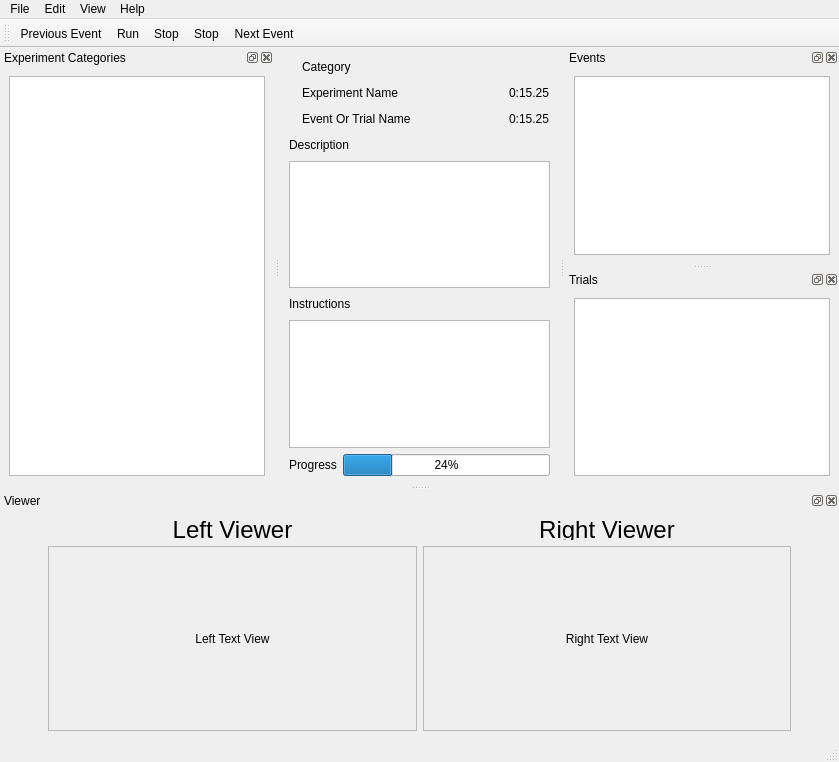
<?xml version="1.0" encoding="UTF-8"?>
<ui version="4.0">
 <class>MainWindow</class>
 <widget class="QMainWindow" name="MainWindow">
  <property name="geometry">
   <rect>
    <x>0</x>
    <y>0</y>
    <width>839</width>
    <height>762</height>
   </rect>
  </property>
  <property name="windowTitle">
   <string>MainWindow</string>
  </property>
  <widget class="QWidget" name="centralwidget">
   <layout class="QVBoxLayout" name="verticalLayout_10">
    <item>
     <layout class="QVBoxLayout" name="verticalLayout_6">
      <item>
       <layout class="QHBoxLayout" name="horizontalLayout_4">
        <item>
         <widget class="QLabel" name="experimentIcon">
          <property name="text">
           <string/>
          </property>
          <property name="pixmap">
           <pixmap resource="../Resources/icons.qrc">:/other/images/other/Nuvola_apps_edu_science.png</pixmap>
          </property>
          <property name="scaledContents">
           <bool>true</bool>
          </property>
         </widget>
        </item>
        <item>
         <layout class="QVBoxLayout" name="verticalLayout_3">
          <item>
           <layout class="QHBoxLayout" name="horizontalLayout">
            <item>
             <widget class="QLabel" name="categoryNameLabel">
              <property name="text">
               <string>Category</string>
              </property>
             </widget>
            </item>
            <item>
             <spacer name="horizontalSpacer_3">
              <property name="orientation">
               <enum>Qt::Horizontal</enum>
              </property>
              <property name="sizeHint" stdset="0">
               <size>
                <width>40</width>
                <height>20</height>
               </size>
              </property>
             </spacer>
            </item>
           </layout>
          </item>
          <item>
           <layout class="QHBoxLayout" name="horizontalLayout_2">
            <item>
             <widget class="QLabel" name="experimentNameLabel">
              <property name="text">
               <string>Experiment Name</string>
              </property>
             </widget>
            </item>
            <item>
             <spacer name="horizontalSpacer">
              <property name="orientation">
               <enum>Qt::Horizontal</enum>
              </property>
              <property name="sizeHint" stdset="0">
               <size>
                <width>40</width>
                <height>20</height>
               </size>
              </property>
             </spacer>
            </item>
            <item>
             <widget class="QLabel" name="experimentDuration">
              <property name="text">
               <string>0:15.25</string>
              </property>
             </widget>
            </item>
           </layout>
          </item>
          <item>
           <layout class="QHBoxLayout" name="horizontalLayout_3">
            <item>
             <widget class="QLabel" name="eventNameLabel">
              <property name="text">
               <string>Event Or Trial Name</string>
              </property>
             </widget>
            </item>
            <item>
             <spacer name="horizontalSpacer_2">
              <property name="orientation">
               <enum>Qt::Horizontal</enum>
              </property>
              <property name="sizeHint" stdset="0">
               <size>
                <width>40</width>
                <height>20</height>
               </size>
              </property>
             </spacer>
            </item>
            <item>
             <widget class="QLabel" name="trialDuration">
              <property name="text">
               <string>0:15.25</string>
              </property>
             </widget>
            </item>
           </layout>
          </item>
         </layout>
        </item>
       </layout>
      </item>
      <item>
       <layout class="QVBoxLayout" name="verticalLayout_5">
        <item>
         <layout class="QHBoxLayout" name="horizontalLayout_5">
          <item>
           <widget class="QLabel" name="descriptionLabel">
            <property name="text">
             <string>Description</string>
            </property>
           </widget>
          </item>
          <item>
           <spacer name="horizontalSpacer_6">
            <property name="orientation">
             <enum>Qt::Horizontal</enum>
            </property>
            <property name="sizeHint" stdset="0">
             <size>
              <width>388</width>
              <height>20</height>
             </size>
            </property>
           </spacer>
          </item>
         </layout>
        </item>
        <item>
         <widget class="QTextEdit" name="experimentDescriptionTextEdit">
          <property name="enabled">
           <bool>true</bool>
          </property>
         </widget>
        </item>
       </layout>
      </item>
      <item>
       <layout class="QVBoxLayout" name="verticalLayout_4">
        <item>
         <layout class="QHBoxLayout" name="horizontalLayout_6">
          <item>
           <widget class="QLabel" name="instructionLabel">
            <property name="text">
             <string>Instructions</string>
            </property>
           </widget>
          </item>
          <item>
           <spacer name="horizontalSpacer_5">
            <property name="orientation">
             <enum>Qt::Horizontal</enum>
            </property>
            <property name="sizeHint" stdset="0">
             <size>
              <width>388</width>
              <height>20</height>
             </size>
            </property>
           </spacer>
          </item>
         </layout>
        </item>
        <item>
         <widget class="QTextEdit" name="experimentInstructionTextEdit">
          <property name="enabled">
           <bool>true</bool>
          </property>
         </widget>
        </item>
       </layout>
      </item>
      <item>
       <layout class="QHBoxLayout" name="horizontalLayout_7">
        <item>
         <widget class="QLabel" name="progressLabel">
          <property name="text">
           <string>Progress</string>
          </property>
         </widget>
        </item>
        <item>
         <widget class="QProgressBar" name="progressBar">
          <property name="value">
           <number>24</number>
          </property>
         </widget>
        </item>
       </layout>
      </item>
     </layout>
    </item>
   </layout>
  </widget>
  <widget class="QMenuBar" name="menubar">
   <property name="geometry">
    <rect>
     <x>0</x>
     <y>0</y>
     <width>839</width>
     <height>22</height>
    </rect>
   </property>
   <widget class="QMenu" name="menuHelp">
    <property name="title">
     <string>Help</string>
    </property>
   </widget>
   <widget class="QMenu" name="menuView">
    <property name="title">
     <string>View</string>
    </property>
    <addaction name="actionToggleExperimentDock"/>
    <addaction name="actionToggleTrialDock"/>
    <addaction name="actionToggleEventDock"/>
    <addaction name="actionToggleViewer"/>
   </widget>
   <widget class="QMenu" name="menuFile">
    <property name="title">
     <string>File</string>
    </property>
    <addaction name="actionNewExperiment"/>
    <addaction name="actionNewTrial"/>
    <addaction name="actionNewEvent"/>
    <addaction name="actionNewAction"/>
   </widget>
   <widget class="QMenu" name="menuEdit">
    <property name="title">
     <string>Edit</string>
    </property>
    <addaction name="actionEditExperiment"/>
    <addaction name="actionEditTrial"/>
    <addaction name="actionEditEvent"/>
    <addaction name="actionEditAction"/>
   </widget>
   <addaction name="menuFile"/>
   <addaction name="menuEdit"/>
   <addaction name="menuView"/>
   <addaction name="menuHelp"/>
  </widget>
  <widget class="QStatusBar" name="statusbar"/>
  <widget class="QToolBar" name="toolBar">
   <property name="windowTitle">
    <string>toolBar</string>
   </property>
   <attribute name="toolBarArea">
    <enum>TopToolBarArea</enum>
   </attribute>
   <attribute name="toolBarBreak">
    <bool>false</bool>
   </attribute>
   <addaction name="actionPreviousEvent"/>
   <addaction name="actionRunExperiment"/>
   <addaction name="actionPauseExperiment"/>
   <addaction name="actionStopExperiment"/>
   <addaction name="actionNextEvent"/>
  </widget>
  <widget class="QDockWidget" name="eventDock">
   <property name="minimumSize">
    <size>
     <width>150</width>
     <height>130</height>
    </size>
   </property>
   <property name="windowTitle">
    <string>Events</string>
   </property>
   <attribute name="dockWidgetArea">
    <number>2</number>
   </attribute>
   <widget class="QWidget" name="dockWidgetContents_9">
    <layout class="QVBoxLayout" name="verticalLayout_7">
     <item>
      <widget class="QListView" name="EventListView"/>
     </item>
    </layout>
   </widget>
  </widget>
  <widget class="QDockWidget" name="experimentDock">
   <property name="minimumSize">
    <size>
     <width>150</width>
     <height>130</height>
    </size>
   </property>
   <property name="windowTitle">
    <string>Experiment Categories</string>
   </property>
   <attribute name="dockWidgetArea">
    <number>1</number>
   </attribute>
   <widget class="QWidget" name="dockWidgetContents">
    <layout class="QVBoxLayout" name="verticalLayout">
     <item>
      <widget class="QTreeView" name="ExperimentList"/>
     </item>
    </layout>
   </widget>
  </widget>
  <widget class="QDockWidget" name="trialDock">
   <property name="enabled">
    <bool>true</bool>
   </property>
   <property name="minimumSize">
    <size>
     <width>150</width>
     <height>130</height>
    </size>
   </property>
   <property name="floating">
    <bool>false</bool>
   </property>
   <property name="windowTitle">
    <string>Trials</string>
   </property>
   <attribute name="dockWidgetArea">
    <number>2</number>
   </attribute>
   <widget class="QWidget" name="dockWidgetContents_10">
    <layout class="QVBoxLayout" name="verticalLayout_2">
     <item>
      <widget class="QListView" name="listView"/>
     </item>
    </layout>
   </widget>
  </widget>
  <widget class="QDockWidget" name="viewerDock">
   <property name="minimumSize">
    <size>
     <width>800</width>
     <height>249</height>
    </size>
   </property>
   <property name="windowTitle">
    <string>Viewer</string>
   </property>
   <attribute name="dockWidgetArea">
    <number>8</number>
   </attribute>
   <widget class="QWidget" name="dockWidgetContents_2">
    <layout class="QHBoxLayout" name="horizontalLayout_9">
     <property name="leftMargin">
      <number>48</number>
     </property>
     <property name="rightMargin">
      <number>48</number>
     </property>
     <item>
      <layout class="QVBoxLayout" name="verticalLayout_9">
       <item>
        <widget class="QLabel" name="leftViewer">
         <property name="maximumSize">
          <size>
           <width>16777215</width>
           <height>21</height>
          </size>
         </property>
         <property name="font">
          <font>
           <pointsize>18</pointsize>
          </font>
         </property>
         <property name="text">
          <string>Left Viewer</string>
         </property>
         <property name="scaledContents">
          <bool>false</bool>
         </property>
         <property name="alignment">
          <set>Qt::AlignCenter</set>
         </property>
        </widget>
       </item>
       <item>
        <widget class="QFrame" name="leftViewerFrame">
         <property name="minimumSize">
          <size>
           <width>160</width>
           <height>160</height>
          </size>
         </property>
         <property name="frameShape">
          <enum>QFrame::StyledPanel</enum>
         </property>
         <property name="frameShadow">
          <enum>QFrame::Raised</enum>
         </property>
         <layout class="QHBoxLayout" name="horizontalLayout_8">
          <item>
           <widget class="QLabel" name="leftTextView">
            <property name="text">
             <string>Left Text View</string>
            </property>
            <property name="alignment">
             <set>Qt::AlignCenter</set>
            </property>
           </widget>
          </item>
         </layout>
        </widget>
       </item>
      </layout>
     </item>
     <item>
      <layout class="QVBoxLayout" name="verticalLayout_8">
       <item>
        <widget class="QLabel" name="rightViewer">
         <property name="maximumSize">
          <size>
           <width>16777215</width>
           <height>21</height>
          </size>
         </property>
         <property name="font">
          <font>
           <pointsize>18</pointsize>
          </font>
         </property>
         <property name="text">
          <string>Right Viewer</string>
         </property>
         <property name="alignment">
          <set>Qt::AlignCenter</set>
         </property>
        </widget>
       </item>
       <item>
        <widget class="QFrame" name="rightViewerFrame">
         <property name="minimumSize">
          <size>
           <width>160</width>
           <height>160</height>
          </size>
         </property>
         <property name="frameShape">
          <enum>QFrame::StyledPanel</enum>
         </property>
         <property name="frameShadow">
          <enum>QFrame::Raised</enum>
         </property>
         <layout class="QHBoxLayout" name="horizontalLayout_10">
          <item>
           <widget class="QLabel" name="rightTextView">
            <property name="text">
             <string>Right Text View</string>
            </property>
            <property name="alignment">
             <set>Qt::AlignCenter</set>
            </property>
           </widget>
          </item>
         </layout>
        </widget>
       </item>
      </layout>
     </item>
    </layout>
   </widget>
  </widget>
  <action name="actionRunExperiment">
   <property name="icon">
    <iconset resource="../Resources/icons.qrc">
     <normaloff>:/toolbar/images/toolbar/Knob Play.png</normaloff>
     <normalon>:/toolbar/images/toolbar/Knob Play.png</normalon>:/toolbar/images/toolbar/Knob Play.png</iconset>
   </property>
   <property name="text">
    <string>Run</string>
   </property>
   <property name="toolTip">
    <string>Run the selected experiment.</string>
   </property>
   <property name="shortcut">
    <string>Ctrl+R</string>
   </property>
  </action>
  <action name="actionPauseExperiment">
   <property name="icon">
    <iconset resource="../Resources/icons.qrc">
     <normaloff>:/toolbar/images/toolbar/Knob Pause.png</normaloff>:/toolbar/images/toolbar/Knob Pause.png</iconset>
   </property>
   <property name="text">
    <string>Stop</string>
   </property>
   <property name="toolTip">
    <string>Pause the currently running Experiment.</string>
   </property>
  </action>
  <action name="actionStopExperiment">
   <property name="icon">
    <iconset resource="../Resources/icons.qrc">
     <normaloff>:/toolbar/images/toolbar/Knob Stop.png</normaloff>:/toolbar/images/toolbar/Knob Stop.png</iconset>
   </property>
   <property name="text">
    <string>Stop</string>
   </property>
   <property name="toolTip">
    <string>Stop the currently running Experiment.</string>
   </property>
  </action>
  <action name="actionNextEvent">
   <property name="icon">
    <iconset resource="../Resources/icons.qrc">
     <normaloff>:/toolbar/images/toolbar/Knob Fast Forward.png</normaloff>:/toolbar/images/toolbar/Knob Fast Forward.png</iconset>
   </property>
   <property name="text">
    <string>Next Event</string>
   </property>
   <property name="toolTip">
    <string>Skip to the next Event in the Experiment.</string>
   </property>
  </action>
  <action name="actionPreviousEvent">
   <property name="icon">
    <iconset resource="../Resources/icons.qrc">
     <normaloff>:/toolbar/images/toolbar/Knob Fast Rewind.png</normaloff>:/toolbar/images/toolbar/Knob Fast Rewind.png</iconset>
   </property>
   <property name="text">
    <string>Previous Event</string>
   </property>
   <property name="toolTip">
    <string>Go back to the previous Event in the Experiment.</string>
   </property>
  </action>
  <action name="actionNewExperiment">
   <property name="text">
    <string>New Experiment</string>
   </property>
  </action>
  <action name="actionNewEvent">
   <property name="text">
    <string>New Event</string>
   </property>
  </action>
  <action name="actionToggleExperimentDock">
   <property name="checkable">
    <bool>true</bool>
   </property>
   <property name="checked">
    <bool>true</bool>
   </property>
   <property name="text">
    <string>Experiments</string>
   </property>
  </action>
  <action name="actionToggleEventDock">
   <property name="checkable">
    <bool>true</bool>
   </property>
   <property name="checked">
    <bool>true</bool>
   </property>
   <property name="text">
    <string>Events</string>
   </property>
   <property name="iconText">
    <string>Show Events
Hide Events</string>
   </property>
   <property name="menuRole">
    <enum>QAction::TextHeuristicRole</enum>
   </property>
  </action>
  <action name="actionToggleTrialDock">
   <property name="checkable">
    <bool>true</bool>
   </property>
   <property name="checked">
    <bool>true</bool>
   </property>
   <property name="text">
    <string>Trials</string>
   </property>
  </action>
  <action name="actionNew_Event">
   <property name="text">
    <string>New Wizard</string>
   </property>
  </action>
  <action name="actionEvent_Library">
   <property name="text">
    <string>Event Library. . .</string>
   </property>
  </action>
  <action name="actionExperiment_Wizard">
   <property name="text">
    <string>Experiment Wizard</string>
   </property>
  </action>
  <action name="actionExperiment_Library">
   <property name="text">
    <string>Experiment Library. . .</string>
   </property>
  </action>
  <action name="actionAction_Wizard">
   <property name="text">
    <string>Action Wizard</string>
   </property>
  </action>
  <action name="actionAction_Library">
   <property name="text">
    <string>Action Library. . .</string>
   </property>
  </action>
  <action name="actionEdit_Action">
   <property name="text">
    <string>Edit Action. . .</string>
   </property>
  </action>
  <action name="actionEditExperiment">
   <property name="text">
    <string>Experiment. . .</string>
   </property>
  </action>
  <action name="actionEditEvent">
   <property name="text">
    <string>Event. . .</string>
   </property>
  </action>
  <action name="actionEditAction">
   <property name="text">
    <string>Action. . .</string>
   </property>
  </action>
  <action name="actionExperiment_Wizard_2">
   <property name="text">
    <string>New Experiment</string>
   </property>
  </action>
  <action name="actionEvent_Wizard">
   <property name="text">
    <string>New Event</string>
   </property>
  </action>
  <action name="actionAction_Wizard_2">
   <property name="text">
    <string>New Action</string>
   </property>
  </action>
  <action name="actionNew_Trial">
   <property name="text">
    <string>New Trial</string>
   </property>
  </action>
  <action name="actionEditTrial">
   <property name="text">
    <string>Trial. . .</string>
   </property>
  </action>
  <action name="actionNewAction">
   <property name="text">
    <string>New Action</string>
   </property>
  </action>
  <action name="actionNewTrial">
   <property name="text">
    <string>New Trial</string>
   </property>
  </action>
  <action name="actionToggleViewer">
   <property name="checkable">
    <bool>true</bool>
   </property>
   <property name="checked">
    <bool>true</bool>
   </property>
   <property name="text">
    <string>Viewer</string>
   </property>
  </action>
 </widget>
 <resources>
  <include location="../Resources/icons.qrc"/>
 </resources>
 <connections>
  <connection>
   <sender>actionToggleEventDock</sender>
   <signal>toggled(bool)</signal>
   <receiver>eventDock</receiver>
   <slot>setVisible(bool)</slot>
   <hints>
    <hint type="sourcelabel">
     <x>-1</x>
     <y>-1</y>
    </hint>
    <hint type="destinationlabel">
     <x>708</x>
     <y>446</y>
    </hint>
   </hints>
  </connection>
  <connection>
   <sender>actionToggleExperimentDock</sender>
   <signal>toggled(bool)</signal>
   <receiver>experimentDock</receiver>
   <slot>setVisible(bool)</slot>
   <hints>
    <hint type="sourcelabel">
     <x>-1</x>
     <y>-1</y>
    </hint>
    <hint type="destinationlabel">
     <x>74</x>
     <y>322</y>
    </hint>
   </hints>
  </connection>
  <connection>
   <sender>actionToggleTrialDock</sender>
   <signal>toggled(bool)</signal>
   <receiver>trialDock</receiver>
   <slot>setVisible(bool)</slot>
   <hints>
    <hint type="sourcelabel">
     <x>-1</x>
     <y>-1</y>
    </hint>
    <hint type="destinationlabel">
     <x>708</x>
     <y>197</y>
    </hint>
   </hints>
  </connection>
  <connection>
   <sender>actionToggleViewer</sender>
   <signal>toggled(bool)</signal>
   <receiver>viewerDock</receiver>
   <slot>setVisible(bool)</slot>
   <hints>
    <hint type="sourcelabel">
     <x>147</x>
     <y>80</y>
    </hint>
    <hint type="destinationlabel">
     <x>419</x>
     <y>616</y>
    </hint>
   </hints>
  </connection>
 </connections>
</ui>
